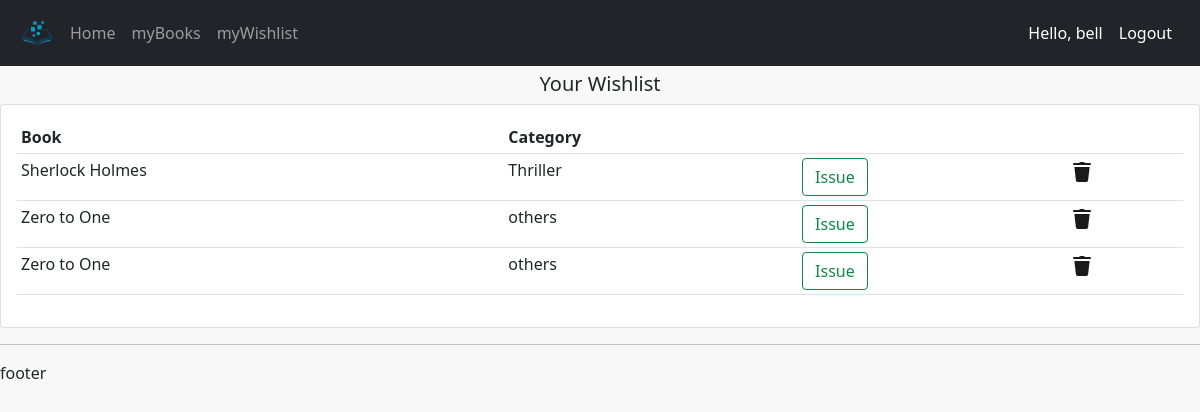
Page /mywishlist/ (signed in) on the earlier database version.
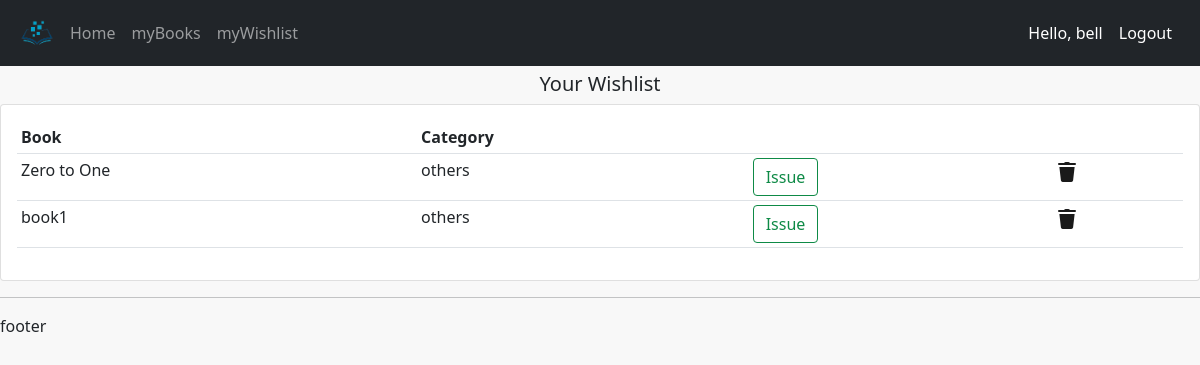
Same page on the later database version.
### accounts/models.py (models this page shows, shortened)
class Order(models.Model):
    STATUS=(('Rented','Rented'),('Pending','Pending'),('Returned','Returned'))
    user=models.ForeignKey(User,on_delete=models.CASCADE,null=True)
    book=models.ForeignKey(Book, max_length=200, on_delete=models.SET_NULL,null=True)
    status=models.CharField(max_length=200, null=True,choices=STATUS)
    datecreated=models.DateTimeField(auto_now_add=True, null=True)

class Book(models.Model):
    name=models.CharField(max_length=200, null= True)
    category=models.ForeignKey(Category,on_delete=models.CASCADE,max_length=200,null=True)
    author=models.CharField(max_length=200,null=True)
    description=models.TextField(max_length=500,null=True)
    image=models.ImageField(default='defaultbook.png',null=True,blank=True)

class Category(models.Model):
    name=models.CharField(null=True,max_length=200)
    def __str__(self):
        return self.name

### accounts/views.py (the view)
# urls.py: path('mywishlist/',views.myWishlist,name='mywishlist'),
@login_required(login_url='login')
def myWishlist(request):
    user=request.user
    orders=user.order_set.filter(status='Pending')
    context={'orders':orders}
    return render(request,'accounts/mywishlist.html',context)

### accounts/templates/accounts/mywishlist.html (shortened to what this page needs)
{% extends 'accounts/main.html' %} {% block content %}
<br>
<br><br>
<div>
    <h5 style="text-align: center;">Your Wishlist</h5>
    <div class="row">
        <div class="col-md">
          <div class="card card-body">
            <table class="table table-sm">
              <tr>
                <th>Book</th>
                <th>Category</th>
                <th></th>
                <th></th>
              </tr>
              {% for i in orders %}
              <tr>
                <td>{{i.book.name}}</td>
                <td>{{i.book.category}}</td>
                <td>   <form action="" method="POST">
                  <button type="submit" class="btn" id="issue">Issue</button>
              </form> </td>
                <td>  <a href="{% url 'delwish' i.id %}"><img src="/static/images/delete-icon.png" alt=""></a></td>
              </tr>
              {% endfor %}
            </table>
          </div>
        </div>
      </div>
</div>
{% endblock %}

Differences in the rows shown:
removed Order: book.name "Sherlock Holmes", book.category "Thriller"
removed Order: book.name "Zero to One", book.category "others"
added Order: book.name "book1", book.category "others"
